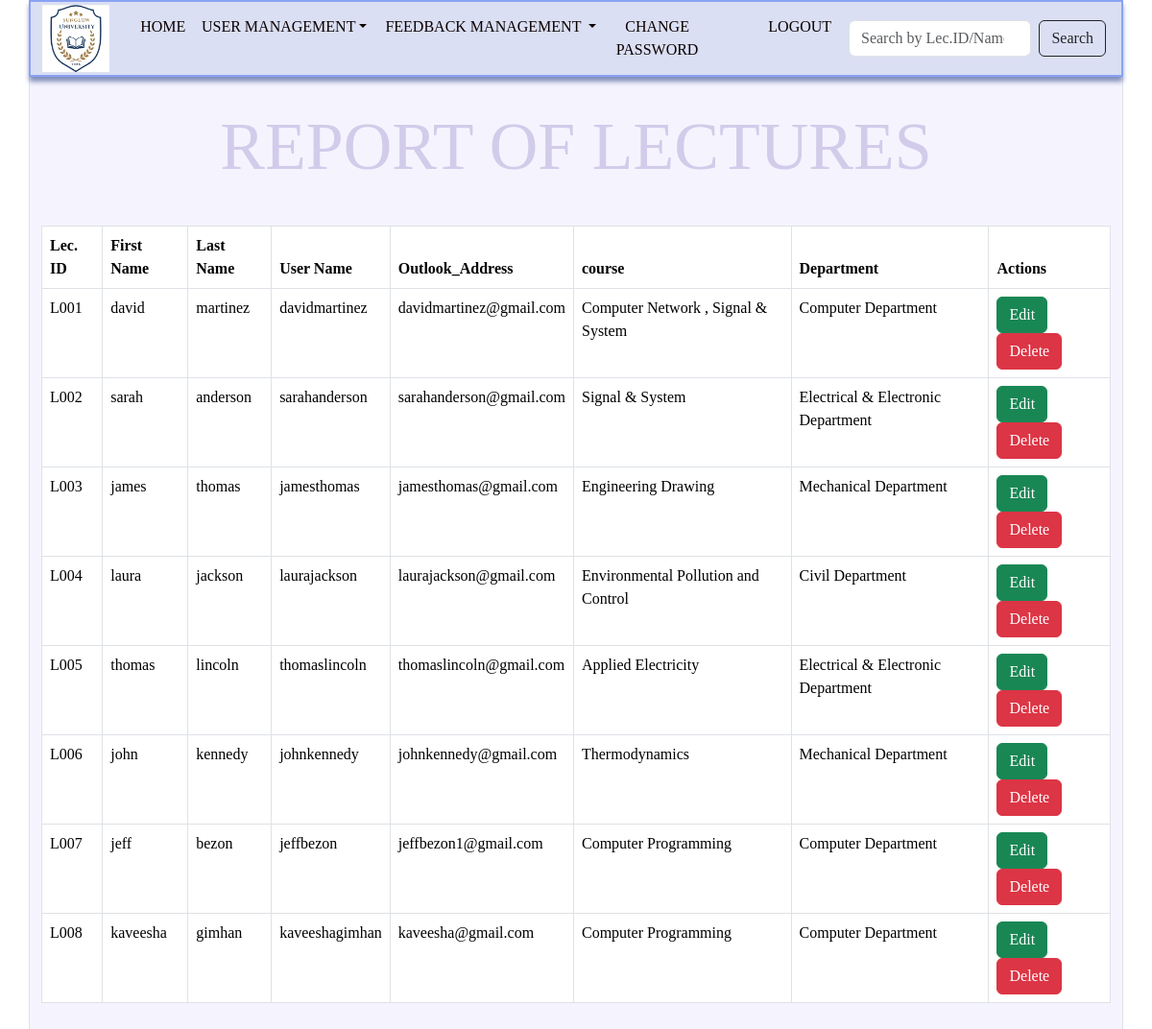
Page /feedback_management/lecreport.php on the committed database.
### tables this page shows
CREATE TABLE `lecture` (
  `Lecture_Id` varchar(50) NOT NULL,
  `User_Name` varchar(100) NOT NULL,
  `Password` varchar(15) NOT NULL,
  `First_Name` varchar(100) NOT NULL,
  `Last_Name` varchar(100) NOT NULL,
  `Department` enum('Computer Department','Electrical & Electronic Department','Mechanical Department','Civil Department') NOT NULL,
  `Course` varchar(50) NOT NULL,
  `Outlook_Address` varchar(250) NOT NULL
);

### feedback_management/lecreport.php (the view, shortened to what this page needs)
<!DOCTYPE html>
<html >
    <head>
    <link href="https://cdn.jsdelivr.net/npm/bootstrap@5.3.2/dist/css/bootstrap.min.css" rel="stylesheet">
    <link href="https://cdn.jsdelivr.net/npm/bootstrap@5.3.3/dist/css/bootstrap.min.css" rel="stylesheet">
    <link rel="stylesheet" type="text/css" href="css/lecreport.css">
</head>
   <body class="body">
            <nav class="navbar navbar-expand-sm  navbar-dark container nav" style="background-color:#07075ca7;height: 80px;">
                    <div class="container-fluid">
                        <a href="#" class="navbar-brand ">
                            <img src="icon/logo.jpg" height="70" alt="CoolBrand">
                        </a>
                    <div class="collapse navbar-collapse" id="collapsibleNavbar">
                        <ul class="navbar-nav row ">
                        <li class="nav-item col-1 ms-2 ">
                            <a class="nav-link font" href="index.php">HOME</a>
                        <li class="nav-item dropdown col-3  ">
                            <a class="nav-link dropdown-toggle font" href="#" role="button" data-bs-toggle="dropdown"  style="text-align: center;">USER MANAGEMENT</a>
                        </li>
                        <li class="nav-item dropdown col-3  ">
                            <a class="nav-link dropdown-toggle font" href="#" role="button" data-bs-toggle="dropdown">FEEDBACK MANAGEMENT </a>
                        </li>
                        <li class="nav-item col-3 ms-3 " >
                          <a class="nav-link font" href="changepsw.php" style="text-align: center;">CHANGE PASSWORD</a>
                        </li>
                        </li>
                        <li class="nav-item col-1 ">
                            <a class="nav-link font" href="home.php">LOGOUT</a>
                        </li>
                        </ul>
                    </div>
                    </div>
                    <form class="d-flex col-3" method="post" action="">
                        <input class="form-control me-2" type="search" placeholder="Search by Lec.ID/Name/Department/course" name="search" aria-label="Search">
                        <button type="submit" class="btn btn-outline-dark me-3" name="submit">Search</button>
                    </form>
            </nav>
  <div class="container border" style="background-color: rgba(123, 115, 231, 0.075);padding-bottom: 20px;">
        <div >
            <h1 class="cont-title container ">REPORT OF LECTURES</h1>
        </div>
            <div class="container con">
                <div class="row" >
                  <div class="col-12">
                    <table class="table table-bordered">
                      <thead >
                        <tr>
                          <th scope="col">Lec. ID</th>
                          <th scope="col">First Name</th>
                          <th scope="col">Last Name</th>
                          <th scope="col">User Name</th>
                          <th scope="col"> Outlook_Address</th>
                          <th scope="col">course </th>
                          <th scope="col">Department</th>
                          <th scope="col">Actions</th>
                        </tr>
                      </thead>
                      <tbody>
                         <?php
                            $servername = "localhost";
                            $username = "root";
                            $password = "";
                            $database = "student_feedback_management_system";
                            $connection = new mysqli($servername, $username, $password, $database);
                            if (isset($_POST['submit']) && !empty($_POST['search'])) {
                                $search = $_POST['search'];
                                $search = $connection->real_escape_string($search);
                                $sql = "SELECT Lecture_Id,First_Name,Last_Name,User_Name,Outlook_Address,course,Department FROM lecture WHERE First_Name LIKE '%$search%' OR Last_Name LIKE '%$search%' OR Lecture_Id LIKE '%$search%' OR Department LIKE '%$search%' ";
                            }
                            else
                            {
                                $sql = "SELECT Lecture_Id,First_Name,Last_Name,User_Name,Outlook_Address,course,Department FROM lecture";
                            }
                            $result = $connection->query($sql);
                            if ($result->num_rows > 0)
                            {
                                while ($row = $result->fetch_assoc())
                                 {
                                  echo "
                                        <tr >
                                        <td>$row[Lecture_Id]</td>
                                        <td>$row[First_Name]</td>
                                        <td>$row[Last_Name]</td>
                                        <td>$row[User_Name]</td>
                                        <td>$row[Outlook_Address]</td>
                                        <td>$row[course]</td>
                                        <td>$row[Department]</td>
                                        <td>
                                          <a class='btn btn-success  col ' href='editlecture.php?id=$row[Lecture_Id]'>Edit</a>
                                          <a class='btn btn-danger col' href='deletelecture.php?id=$row[Lecture_Id]' onclick='return confirmDelete();'>Delete</a>
                                        </td>
                                        </tr>
                                        ";
                                }
                            }
                            else
                            {
                                echo "<tr><td colspan='7' class='text-danger text-center'>No results found.</td></tr>";
                            }
                         ?>
                      </tbody>
                    </table>
                  </div>
                </div>
              </div>
   </div>
   </body>
</html>

### feedback_management/css/lecreport.css (style rules this page uses)
:root { --font-base1 :"IcoFont"; --font-base2 :"FontAwesome"; --c-primary :#975af9; --c-secondry :#46a7f8; --c-background:#e6e6e6; --c-dark :#2d2d2d; --c-black :#0000; }
.body { font-family: var(--font-base1); color: var(--c-primary); }
.nav { border: solid 2px #063df260; width: 1500px !important; background-color: #dadff3fc !important; box-shadow: 0.1px 5px 5px #7f8eb8; }
.cont-title { text-align: center; font-size: 70px; color: #d2cbea; padding-top: 30px; }
.con { padding: 2rem 0rem; }
.font { color:#0c0101 !important; }
a { font-family: var(--font-base1); cursor: auto; }

### rows in the picture
lecture: Lecture_Id "L001", First_Name "david", Last_Name "martinez", User_Name "davidmartinez", Outlook_Address "davidmartinez@gmail.com", Course "Computer Network , Signal & System", Department "Computer Department"
lecture: Lecture_Id "L002", First_Name "sarah", Last_Name "anderson", User_Name "sarahanderson", Outlook_Address "sarahanderson@gmail.com", Course "Signal & System", Department "Electrical & Electronic Department"
lecture: Lecture_Id "L003", First_Name "james", Last_Name "thomas", User_Name "jamesthomas", Outlook_Address "jamesthomas@gmail.com", Course "Engineering Drawing", Department "Mechanical Department"
lecture: Lecture_Id "L004", First_Name "laura", Last_Name "jackson", User_Name "laurajackson", Outlook_Address "laurajackson@gmail.com", Course "Environmental Pollution and Control", Department "Civil Department"
lecture: Lecture_Id "L005", First_Name "thomas", Last_Name "lincoln", User_Name "thomaslincoln", Outlook_Address "thomaslincoln@gmail.com", Course "Applied Electricity", Department "Electrical & Electronic Department"
lecture: Lecture_Id "L006", First_Name "john", Last_Name "kennedy", User_Name "johnkennedy", Outlook_Address "johnkennedy@gmail.com", Course "Thermodynamics", Department "Mechanical Department"
lecture: Lecture_Id "L007", First_Name "jeff", Last_Name "bezon", User_Name "jeffbezon", Outlook_Address "jeffbezon1@gmail.com", Course "Computer Programming", Department "Computer Department"
lecture: Lecture_Id "L008", First_Name "kaveesha", Last_Name "gimhan", User_Name "kaveeshagimhan", Outlook_Address "kaveesha@gmail.com", Course "Computer Programming", Department "Computer Department"
